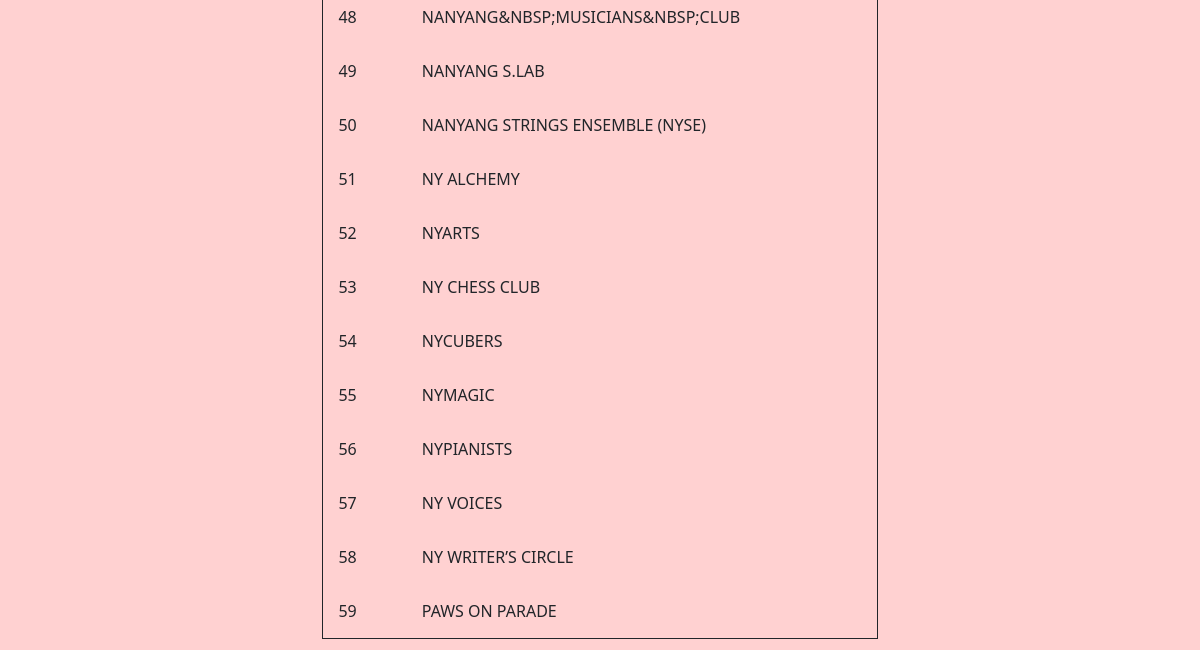
Before: /view_cca (lower part) with the older database file.
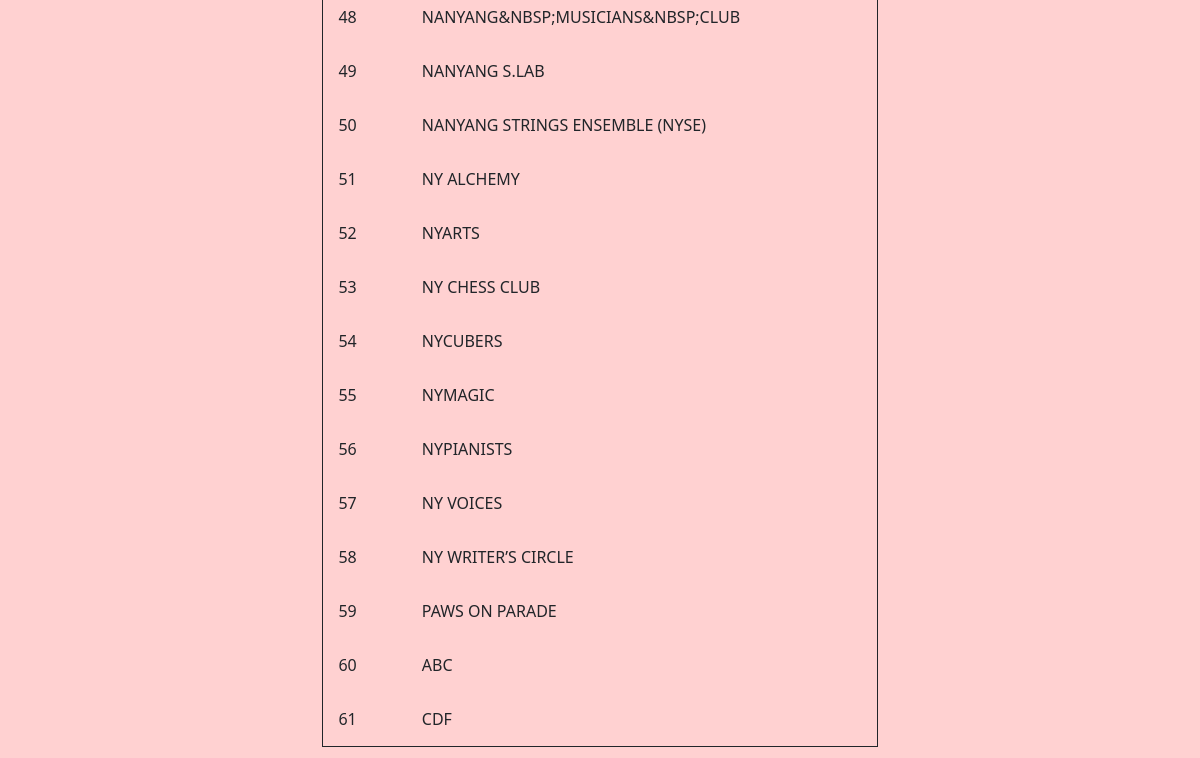
After: the same page with the newer database file.
### tables this page shows
CREATE TABLE cca (
    id INTEGER,
    name TEXT,
    PRIMARY KEY(id)
);

### main.py (the view)
@app.route('/view_cca', methods=['POST', 'GET'])
def view_cca():
    if request.method == 'POST': # selected data
        search_key = request.form['search_key']
        search_value = request.form['search_value']
        record = {search_key: search_value} # dict
        data = storage.database['ccas'].find(record) # list of dict
        if data == []:
            return frontend.view_cca(data=data, message='CCA {} {} cannot be found.'.format(search_key, search_value))
        else:
            return frontend.view_cca(data=data, message="Viewing CCAs with {} {}.".format(search_key, search_value))
    else: # all data
        data = storage.database['ccas'].get_all() # list of dict
        return frontend.view_cca(data=data, message='Viewing All CCAs.')

### frontend.py (called while the page is built)
def view_cca(data: list, message="") -> None:
    return render_template("view.html",
                           entity="cca",
                           headers=[
                               {"label": "CCA ID", "value": "id"},
                               {"label": "CCA Name", "value": "name"}],
                           data=data,
                           message=message)

### storage.py (called while the page is built)
    def execute(self, sql_statement:str, values={}) -> list:
        with sqlite3.connect('database.db') as conn:
            conn.row_factory = sqlite3.Row # turns output into dict
            cur = conn.cursor()
            cur.execute(sql_statement, values)
            results = cur.fetchall()
            list_of_dict = []
            for record in results:
                list_of_dict.append(dict(record)) # convert Row object to dict
            return list_of_dict

    def get_all(self, column='*') -> list:
        sql_statement = 'SELECT ' + column + ' FROM ' + self.__table
        return self.execute(sql_statement)

### templates/view.html (shortened to what this page needs)
{% extends "layout.html" %}
{% block main %}
    {% if entity == "subject" %}
    <h2>Subjects Taken</h2>
    <h3>Student Name: {{ student_name }}</h3>
    <table>
        <tr>
            {% for header in headers %}
            <th>{{ header['label'] }}</th>
            {% endfor %}
        </tr>
        {% for record in data %}
        <tr>
            {% for value in record.values() %}
            <td>{{ value }}</td>
            {% endfor %}
        </tr>
        {% endfor %}
    </table>
    <p><a href="/view_student">Return to View Student</a></p>
    {% else %}
    <table>
        {% for record in data %}
        <tr>
            {% for value in record.values() %}
            <td>{{ value }}</td>
            {% endfor %}
        </tr>
        {% endfor %}
    </table>
    {% endif %}
{% endblock %}

### templates/layout.html (shortened to what this page needs)
<!DOCTYPE html>
<html lang="en">
    <head>
        <link href="https://cdn.jsdelivr.net/npm/bootstrap@5.1.3/dist/css/bootstrap.min.css" rel="stylesheet">
        <link href="/static/styles.css" rel="stylesheet">
    </head>
    <body>
        <main class="container-fluid py-5 text-center">
            {% block main %}{% endblock %}
        </main>
    </body>
</html>

### static/styles.css (style rules this page uses)
body { background-color: #ffd1d1; }
table { border: 1px solid; margin-left: auto; margin-right: auto; }

Changed rows visible on the page:
added cca: values "60", name "ABC"
added cca: values "61", name "CDF"
